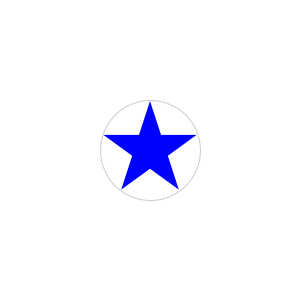
Frame 1 (no input)
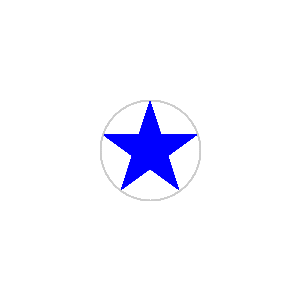
Frame 60 (the mouse pressed at the canvas centre just before this capture)
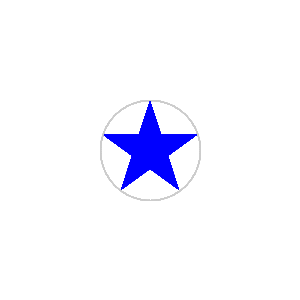
Frame 120 (the mouse held since frame 60 and released just before this capture)

The Processing sketch that drew these frames (run headless with seeded random() and noise(); from frame 60 on, the mouse is pressed at the canvas centre):

// Processing sketch: fp_pg_q_05_08
// ── fp_pg_q_05_08.pde
// 問題 5.8 for 文を用いて★を描画せよ．
void setup() {
  size(300, 300);
  background(255, 255, 255);
}

void draw() {
  float r = 50;
  float i = (r / 2) * 0.75;
  // draw circle
  strokeWeight(1.0);
  stroke(204, 204, 204);
  noFill();
  ellipse(width/2, height/2, 2 * r, 2 * r);
  // drow star
  noStroke();
  fill(0, 0, 255);
  star(width/2, height/2, r - 1, i, 5, PI/2);
}

//------------------------------------------------------------------//
// flot x Center x coordinate
// flot y Center y coordinate
// float CircumscribedCircle Radius of circumscribed circle
// float InscribedCircle Radius of inscribed circle
// int p  denominator rate
// float rotatete Rotational correction rate
//------------------------------------------------------------------//
void star(float x, float y, float CircumscribedCircle, float InscribedCircle, int p, float rotatete) {
  int cnt = p * 2;
  float radius = 0;

  // http://www.d-improvement.jp/learning/processing/2011-a/08.html
  pushMatrix();
  translate(x, y);
  rotate(rotatete);
  beginShape();
  for (int i = 1; i <= cnt; i++) {
    if (i % 2 == 0) {
      radius = InscribedCircle;
    } else {
      radius = CircumscribedCircle;
    }
    vertex(radius * cos(radians(360 * i/cnt)), radius * sin(radians(360 * i/cnt)));
  }
  endShape(CLOSE);
  popMatrix();
}
